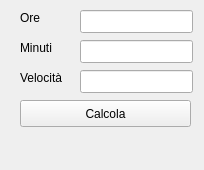
<?xml version="1.0" encoding="UTF-8"?>
<ui version="4.0">
 <class>MainWindow</class>
 <widget class="QMainWindow" name="MainWindow">
  <property name="geometry">
   <rect>
    <x>0</x>
    <y>0</y>
    <width>204</width>
    <height>170</height>
   </rect>
  </property>
  <property name="windowTitle">
   <string>QuickFilmCounter</string>
  </property>
  <widget class="QWidget" name="centralWidget">
   <widget class="QLabel" name="label">
    <property name="geometry">
     <rect>
      <x>20</x>
      <y>10</y>
      <width>54</width>
      <height>15</height>
     </rect>
    </property>
    <property name="text">
     <string>Ore</string>
    </property>
   </widget>
   <widget class="QLabel" name="label_2">
    <property name="geometry">
     <rect>
      <x>20</x>
      <y>40</y>
      <width>54</width>
      <height>15</height>
     </rect>
    </property>
    <property name="text">
     <string>Minuti</string>
    </property>
   </widget>
   <widget class="QLineEdit" name="lineEdit">
    <property name="geometry">
     <rect>
      <x>80</x>
      <y>10</y>
      <width>113</width>
      <height>23</height>
     </rect>
    </property>
   </widget>
   <widget class="QLineEdit" name="lineEdit_2">
    <property name="geometry">
     <rect>
      <x>80</x>
      <y>40</y>
      <width>113</width>
      <height>23</height>
     </rect>
    </property>
   </widget>
   <widget class="QPushButton" name="pushButton">
    <property name="geometry">
     <rect>
      <x>20</x>
      <y>100</y>
      <width>171</width>
      <height>27</height>
     </rect>
    </property>
    <property name="text">
     <string>Calcola</string>
    </property>
   </widget>
   <widget class="QLabel" name="label_3">
    <property name="geometry">
     <rect>
      <x>20</x>
      <y>140</y>
      <width>161</width>
      <height>16</height>
     </rect>
    </property>
    <property name="text">
     <string/>
    </property>
   </widget>
   <widget class="QLabel" name="label_4">
    <property name="geometry">
     <rect>
      <x>20</x>
      <y>70</y>
      <width>54</width>
      <height>15</height>
     </rect>
    </property>
    <property name="text">
     <string>Velocità</string>
    </property>
   </widget>
   <widget class="QLineEdit" name="lineEdit_3">
    <property name="geometry">
     <rect>
      <x>80</x>
      <y>70</y>
      <width>113</width>
      <height>23</height>
     </rect>
    </property>
   </widget>
  </widget>
 </widget>
 <layoutdefault spacing="6" margin="11"/>
 <resources/>
 <connections/>
</ui>
